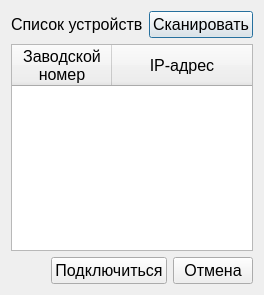
<?xml version="1.0" encoding="UTF-8"?>
<ui version="4.0">
 <class>detect_devices_dialog</class>
 <widget class="QDialog" name="detect_devices_dialog">
  <property name="geometry">
   <rect>
    <x>0</x>
    <y>0</y>
    <width>260</width>
    <height>295</height>
   </rect>
  </property>
  <property name="windowTitle">
   <string>Обнаружение устройств</string>
  </property>
  <layout class="QGridLayout" name="gridLayout">
   <item row="0" column="0">
    <layout class="QVBoxLayout" name="verticalLayout">
     <item>
      <layout class="QHBoxLayout" name="horizontalLayout_2">
       <item>
        <widget class="QLabel" name="label">
         <property name="sizePolicy">
          <sizepolicy hsizetype="Expanding" vsizetype="Preferred">
           <horstretch>0</horstretch>
           <verstretch>0</verstretch>
          </sizepolicy>
         </property>
         <property name="font">
          <font>
           <pointsize>12</pointsize>
          </font>
         </property>
         <property name="text">
          <string>Список устройств</string>
         </property>
        </widget>
       </item>
       <item>
        <widget class="QPushButton" name="detect_devices_button">
         <property name="font">
          <font>
           <pointsize>12</pointsize>
          </font>
         </property>
         <property name="text">
          <string>Сканировать</string>
         </property>
        </widget>
       </item>
      </layout>
     </item>
     <item>
      <widget class="QTableWidget" name="devices_table">
       <property name="font">
        <font>
         <pointsize>12</pointsize>
        </font>
       </property>
       <property name="editTriggers">
        <set>QAbstractItemView::NoEditTriggers</set>
       </property>
       <property name="alternatingRowColors">
        <bool>true</bool>
       </property>
       <property name="selectionMode">
        <enum>QAbstractItemView::SingleSelection</enum>
       </property>
       <property name="selectionBehavior">
        <enum>QAbstractItemView::SelectRows</enum>
       </property>
       <attribute name="horizontalHeaderShowSortIndicator" stdset="0">
        <bool>false</bool>
       </attribute>
       <attribute name="horizontalHeaderStretchLastSection">
        <bool>true</bool>
       </attribute>
       <column>
        <property name="text">
         <string>Заводской
номер</string>
        </property>
        <property name="textAlignment">
         <set>AlignCenter</set>
        </property>
       </column>
       <column>
        <property name="text">
         <string>IP-адрес</string>
        </property>
        <property name="textAlignment">
         <set>AlignCenter</set>
        </property>
       </column>
      </widget>
     </item>
     <item>
      <layout class="QHBoxLayout" name="horizontalLayout">
       <item>
        <spacer name="horizontalSpacer">
         <property name="orientation">
          <enum>Qt::Horizontal</enum>
         </property>
         <property name="sizeHint" stdset="0">
          <size>
           <width>40</width>
           <height>20</height>
          </size>
         </property>
        </spacer>
       </item>
       <item>
        <widget class="QPushButton" name="connect_button">
         <property name="font">
          <font>
           <pointsize>12</pointsize>
          </font>
         </property>
         <property name="text">
          <string>Подключиться</string>
         </property>
        </widget>
       </item>
       <item>
        <widget class="QPushButton" name="cancel_button">
         <property name="font">
          <font>
           <pointsize>12</pointsize>
          </font>
         </property>
         <property name="text">
          <string>Отмена</string>
         </property>
        </widget>
       </item>
      </layout>
     </item>
    </layout>
   </item>
  </layout>
 </widget>
 <resources/>
 <connections/>
</ui>
